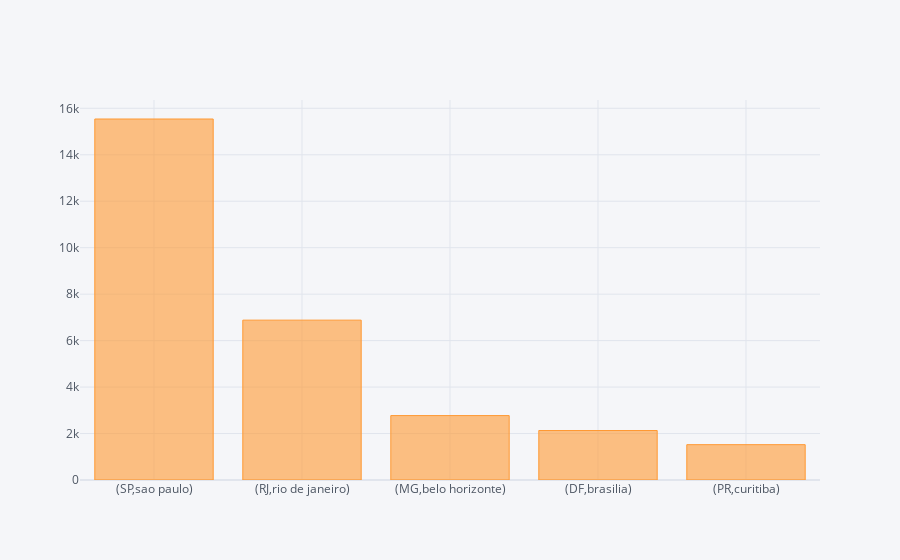

This figure's notebook cell:
### Code cell
customers.groupby(['customer_state','customer_city'])['customer_unique_id'].count().sort_values(ascending=False).head(5).iplot(kind='bar')

### Figure 1 — Plotly figure (JSON) as saved in the notebook; plotly's stock layout.template omitted (floating-point values rounded to 4 significant figures)
{"data": [{"marker": {"color": "rgba(255, 153, 51, 0.6)", "line": {"color": "rgba(255, 153, 51, 1.0)", "width": 1}}, "name": "customer_unique_id", "orientation": "v", "text": "", "type": "bar", "x": ["(SP,sao paulo)", "(RJ,rio de janeiro)", "(MG,belo horizonte)", "(DF,brasilia)", "(PR,curitiba)"], "y": [15540, 6882, 2773, 2131, 1521]}], "layout": {"autosize": true, "legend": {"bgcolor": "#F5F6F9", "font": {"color": "#4D5663"}}, "paper_bgcolor": "#F5F6F9", "plot_bgcolor": "#F5F6F9", "title": {"font": {"color": "#4D5663"}}, "xaxis": {"autorange": true, "gridcolor": "#E1E5ED", "range": [-0.5, 4.5], "showgrid": true, "tickfont": {"color": "#4D5663"}, "title": {"font": {"color": "#4D5663"}, "text": ""}, "type": "category", "zerolinecolor": "#E1E5ED"}, "yaxis": {"autorange": true, "gridcolor": "#E1E5ED", "range": [0, 16360.0], "showgrid": true, "tickfont": {"color": "#4D5663"}, "title": {"font": {"color": "#4D5663"}, "text": ""}, "type": "linear", "zerolinecolor": "#E1E5ED"}}}
